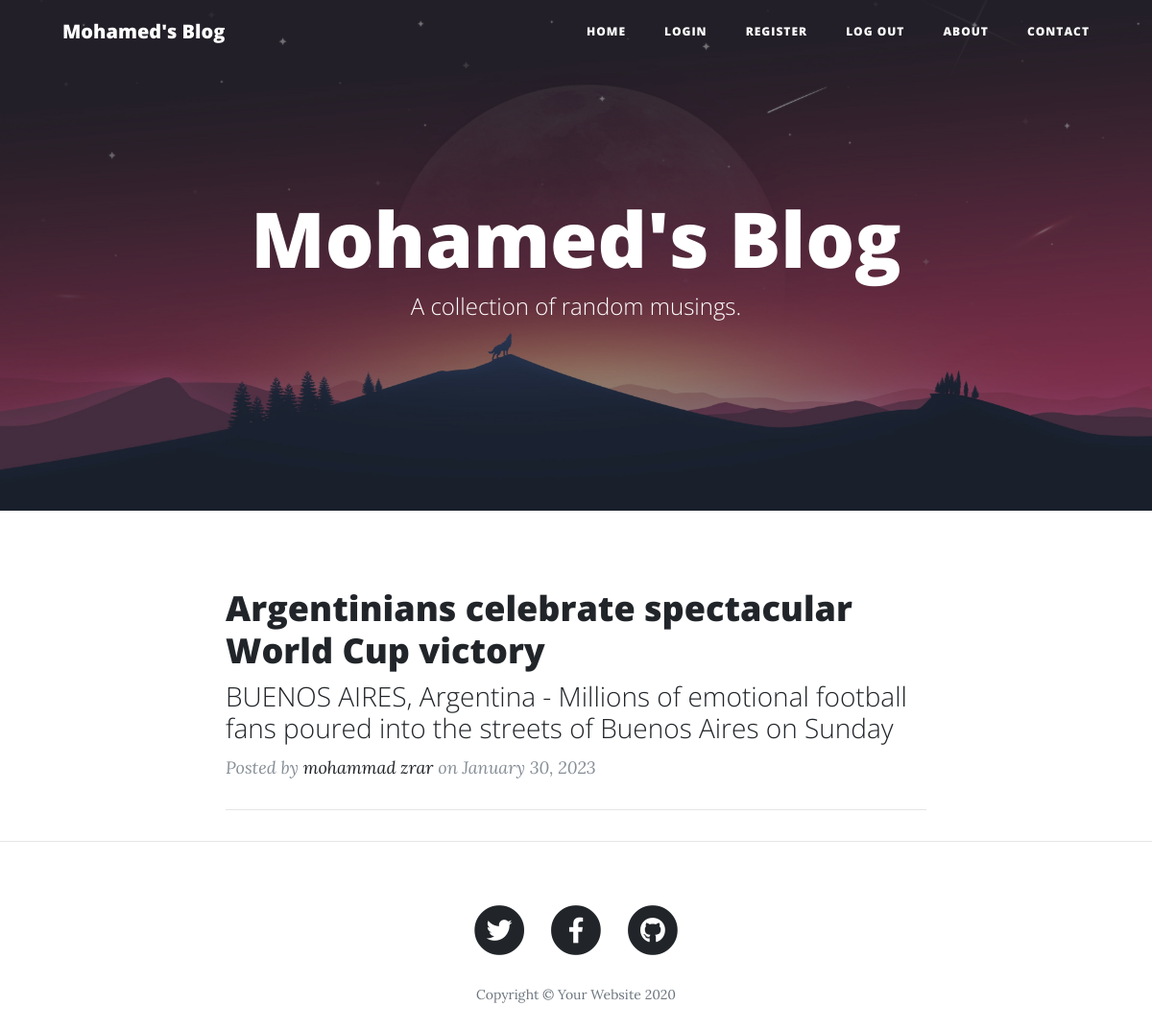
Before: / with the older database file.
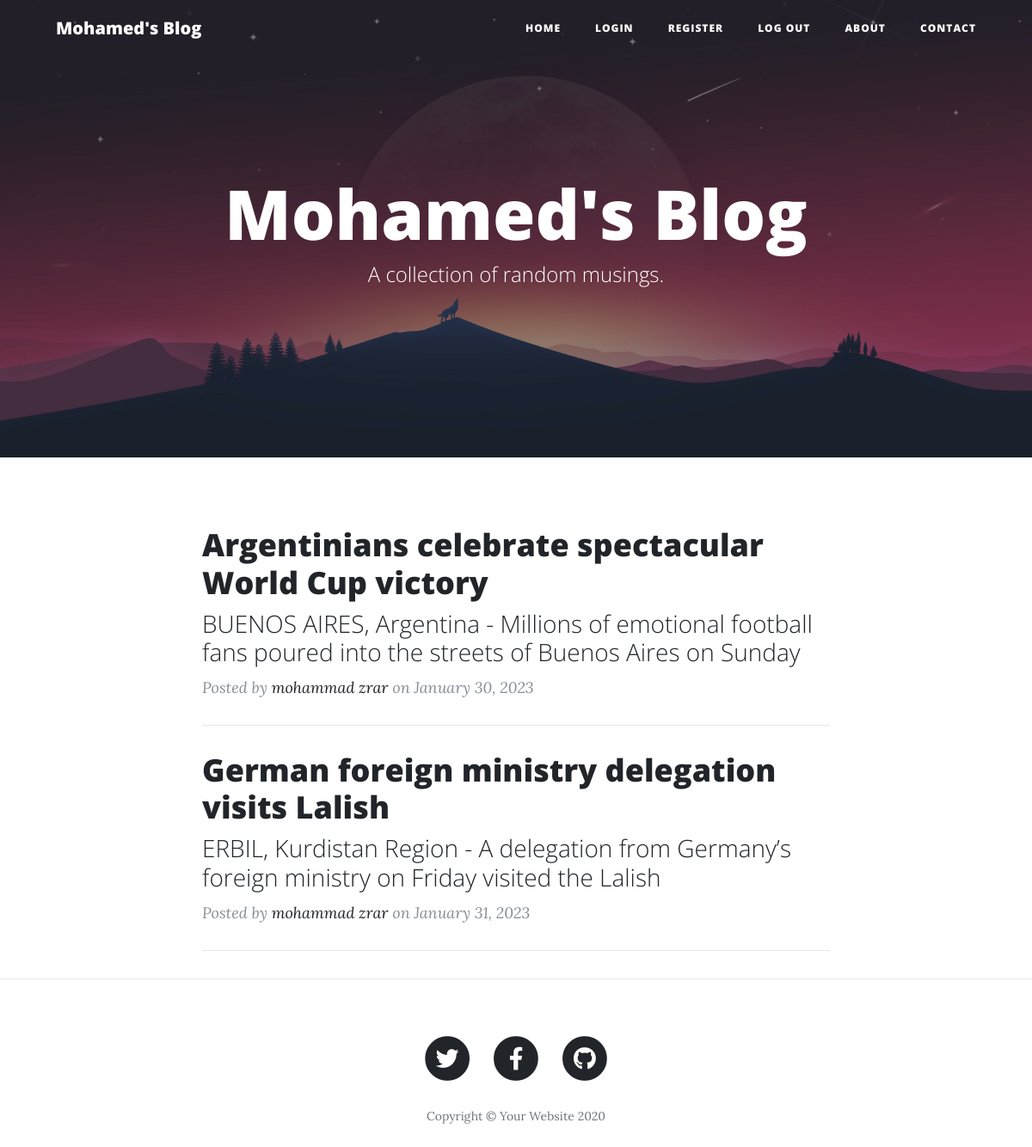
After: the same page with the newer database file.
### main.py (models this page shows)
class BlogPost(db.Model):
    __tablename__ = "blog_posts"
    id = db.Column(db.Integer, primary_key=True)
    author_id = db.Column(db.Integer, db.ForeignKey("users.id"))
    author = relationship("User", back_populates="posts")
    title = db.Column(db.String(250), unique=True, nullable=False)
    subtitle = db.Column(db.String(250), nullable=False)
    date = db.Column(db.String(250), nullable=False)
    body = db.Column(db.Text, nullable=False)
    img_url = db.Column(db.String(250), nullable=False)
    comments = relationship("Comment", back_populates="parent_post")

class User(UserMixin, db.Model):
    __tablename__ = "users"
    id = db.Column(db.Integer, primary_key=True)
    email = db.Column(db.String(100), unique=True)
    password = db.Column(db.String(100))
    name = db.Column(db.String(100))
    posts = relationship("BlogPost", back_populates="author")
    comments = relationship("Comment", back_populates="comment_author")

### main.py (the view)
@app.route('/')
def get_all_posts():
    posts = BlogPost.query.all()
    return render_template("index.html", all_posts=posts)

### templates/index.html (shortened to what this page needs)
{% include "header.html" %}
  <header class="masthead" style="background-image: url({{ url_for('static', filename='img/index-bg.jpg')}})">
    <div class="overlay"></div>
    <div class="container">
      <div class="row">
        <div class="col-lg-8 col-md-10 mx-auto">
          <div class="site-heading">
            <h1>Mohamed's Blog</h1>
            <span class="subheading">A collection of random musings.</span>
          </div>
        </div>
      </div>
    </div>
  </header>
  <div class="container">
    <div class="row">
      <div class="col-lg-8 col-md-10 mx-auto">
        {% for post in all_posts %}
        <div class="post-preview">
          <a href="{{ url_for('show_post', post_id=post.id) }}">
            <h2 class="post-title">
              {{post.title}}
            </h2>
            <h3 class="post-subtitle">
              {{post.subtitle}}
            </h3>
          </a>
          <p class="post-meta">Posted by
            <a href="#">{{post.author.name}}</a>
            on {{post.date}}
          </p>
        </div>
        <hr>
        {% endfor %}
      </div>
    </div>
  </div>
  <hr>
{% include "footer.html" %}

### templates/header.html (shortened to what this page needs)
<!DOCTYPE html>
<html lang="en">
<head>
  <link href="{{ url_for('static', filename='vendor/bootstrap/css/bootstrap.min.css') }}" rel="stylesheet">
  <link href="{{ url_for('static', filename='vendor/fontawesome-free/css/all.min.css')}}" rel="stylesheet" type="text/css">
  <link href="{{ url_for('static', filename='css/clean-blog.min.css')}}" rel="stylesheet">
</head>
<body>
  <nav class="navbar navbar-expand-lg navbar-light fixed-top" id="mainNav">
    <div class="container">
      <a class="navbar-brand" href="{{url_for('get_all_posts')}}">Mohamed's Blog</a>
      <div class="collapse navbar-collapse" id="navbarResponsive">
        <ul class="navbar-nav ml-auto">
          <li class="nav-item">
            <a class="nav-link" href="{{ url_for('get_all_posts') }}">Home</a>
          </li>
          {% if not current_user.is_authenticated: %}
            <li class="nav-item">
              <a class="nav-link" href="{{ url_for('login') }}">Login</a>
            </li>
            <li class="nav-item">
              <a class="nav-link" href="{{ url_for('register') }}">Register</a>
            </li>
          {% endif %}
          <li class="nav-item">
            <a class="nav-link" href="{{ url_for('logout') }}">Log Out</a>
          </li>
          <li class="nav-item">
            <a class="nav-link" href="{{ url_for('about') }}">About</a>
          </li>
          <li class="nav-item">
            <a class="nav-link" href="{{ url_for('contact') }}">Contact</a>
          </li>
        </ul>
      </div>
    </div>
  </nav>

### templates/footer.html (shortened to what this page needs)
  <footer>
    <div class="container">
      <div class="row">
        <div class="col-lg-8 col-md-10 mx-auto">
          <ul class="list-inline text-center">
            <li class="list-inline-item">
              <a href="#">
                <span class="fa-stack fa-lg">
                  <i class="fas fa-circle fa-stack-2x"></i>
                  <i class="fab fa-twitter fa-stack-1x fa-inverse"></i>
                </span>
              </a>
            </li>
            <li class="list-inline-item">
              <a href="#">
                <span class="fa-stack fa-lg">
                  <i class="fas fa-circle fa-stack-2x"></i>
                  <i class="fab fa-facebook-f fa-stack-1x fa-inverse"></i>
                </span>
              </a>
            </li>
            <li class="list-inline-item">
              <a href="#">
                <span class="fa-stack fa-lg">
                  <i class="fas fa-circle fa-stack-2x"></i>
                  <i class="fab fa-github fa-stack-1x fa-inverse"></i>
                </span>
              </a>
            </li>
          </ul>
          <p class="copyright text-muted">Copyright &copy; Your Website 2020</p>
        </div>
      </div>
    </div>
  </footer>
</body>
</html>

Changed rows visible on the page:
added BlogPost: title "German foreign ministry delegation visits Lalish", subtitle "ERBIL, Kurdistan Region - A delegation from Germany’s foreign ministry on Friday visited the Lalish", author.name "mohammad zrar", date "January 31, 2023"
